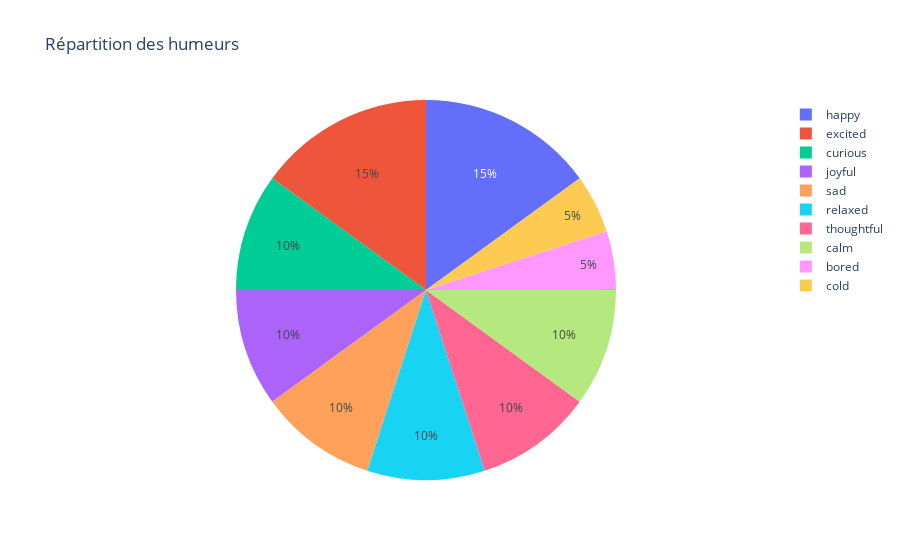

Notebook code for this chart:
### Markdown cell above
**TODO**

- Créer un graphique en camembert basé sur la répartition des humeurs (colonne mood)
- Afficher les pourcentages sur chaque tranche
- Afficher le graphique

### Code cell
# Write your code here

# Compter le nombre de voyages par humeur
mood_counts = df_clean_travel['mood'].value_counts().reset_index()
mood_counts.columns = ['mood', 'count']

# Création du graphique
fig_pie = px.pie(
    mood_counts, 
    names='mood', 
    values='count', 
    title='Répartition des humeurs'
)
fig_pie.show()

### Figure 1 — Plotly figure (JSON) as saved in the notebook; plotly's stock layout.template omitted (floating-point values rounded to 4 significant figures)
{"data": [{"domain": {"x": [0, 1], "y": [0, 1]}, "hovertemplate": "mood=%{label}<br>count=%{value}<extra></extra>", "labels": ["happy", "excited", "curious", "joyful", "sad", "relaxed", "thoughtful", "calm", "bored", "cold"], "legendgroup": "", "name": "", "showlegend": true, "type": "pie", "values": [3, 3, 2, 2, 2, 2, 2, 2, 1, 1]}], "layout": {"legend": {"tracegroupgap": 0}, "title": {"text": "Répartition des humeurs"}}}
